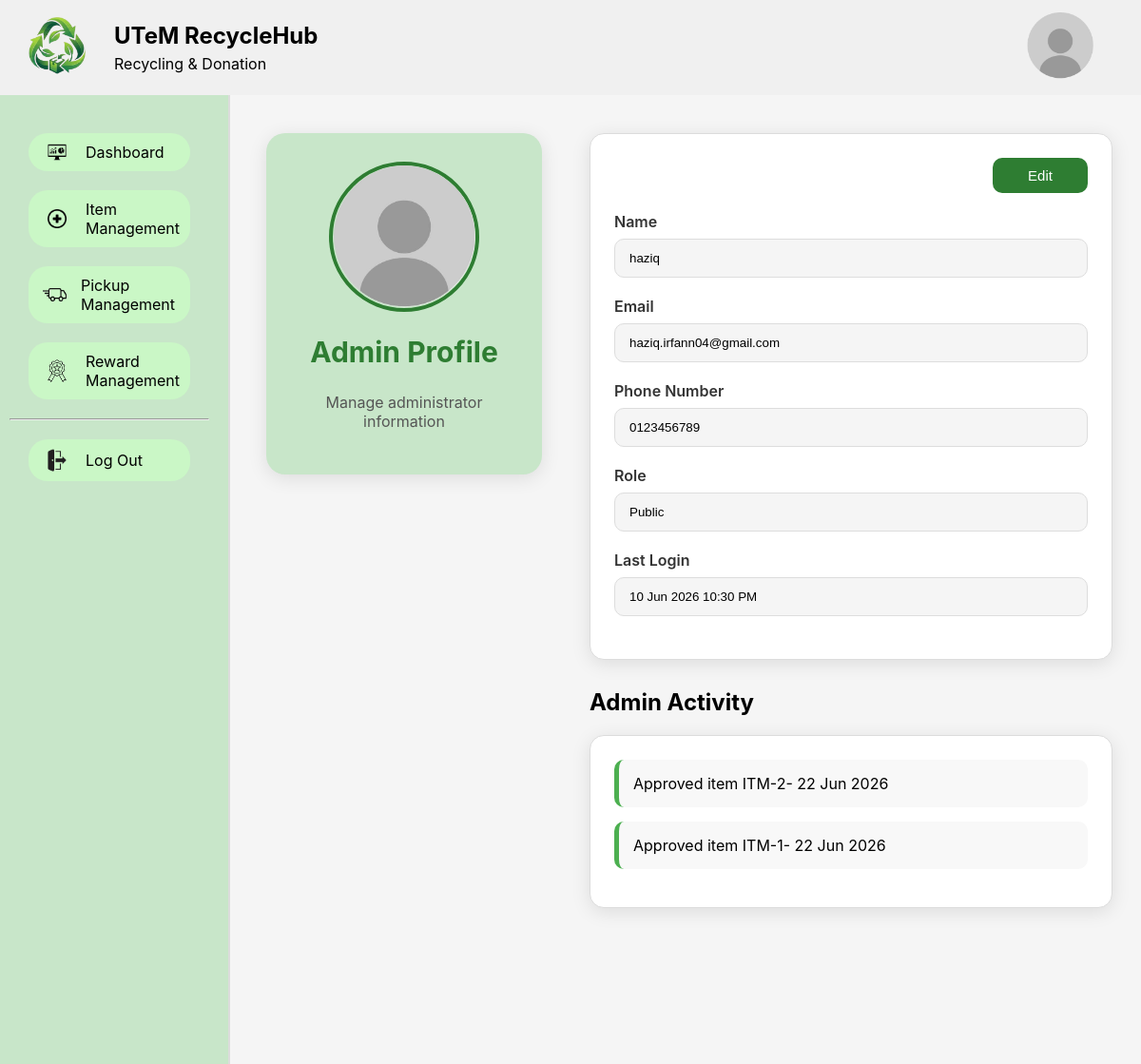
Screenshot of /page/Admin/profileAdmin.php (signed in) with the database file from the repository.
### tables this page shows
CREATE TABLE `user` (
  `UserId` varchar(15) NOT NULL,
  `Name` varchar(255) NOT NULL,
  `Email` varchar(100) NOT NULL,
  `Password` varchar(255) NOT NULL,
  `NoPhone` varchar(20) NOT NULL,
  `Points` int(10) NOT NULL DEFAULT 0,
  `Role` enum('Admin','Student(UTeM)','Staff(UTeM)','Public') NOT NULL
);

CREATE TABLE `activity` (
  `ActivityId` int(11) NOT NULL,
  `UserId` varchar(15) NOT NULL,
  `ActivityText` varchar(255) NOT NULL,
  `ActivityDate` datetime DEFAULT current_timestamp(),
  `ActivityType` varchar(20) DEFAULT NULL
);

### page/Admin/profileAdmin.php (the view, shortened to what this page needs)
<?php
include("../../inc/connect.php");
$success = "";
if (isset($_SESSION['success']))
{
    $success = $_SESSION['success'];
}
$email = $_SESSION['email'];
$sql = "SELECT * FROM user WHERE Email='$email'";
$result = $conn->query($sql);
$user = $result->fetch_assoc();
$adminId = $_SESSION['userid'];
$queryActivity = "
SELECT *
FROM activity
WHERE UserId = '$adminId'
AND ActivityType = 'Admin'
ORDER BY ActivityDate DESC
";
$resultActivity = mysqli_query($conn, $queryActivity);
?>
<!DOCTYPE html>
<html lang="en">
<head>
    <link rel="stylesheet" href="../../style/global.css">
    <link rel="stylesheet" href="../../style/admin/headerAdmin.css">
    <link rel="stylesheet" href="../../style/admin/sidebarAdmin.css">
    <link rel="stylesheet" href="../../style/admin/profileAdmin.css">
</head>
<body>
<?php
    include("headerAdmin.php");
    include("sidebarAdmin.php");
?>
    <div id="main">
        <div class="content">
            <div class="left-panel">
                <div class="gambar">
                    <img src="../../image/profile1.png" alt="Admin Profile">
                </div>
                <h2>Admin Profile</h2>
                <p>Manage administrator information</p>
            </div>
            <div class="right-panel">
                <div class="profil">
                    <div class="top">
                        <button type="button" onclick="editbtn()" id="editBtn">Edit</button>
                    </div>
                    <form action="profileAdmin.php" method="post">
                        <label>Name</label>
                        <input type="text" name="name" class="edit" value="<?= $user['Name'] ?>" readonly>
                        <label>Email</label>
                        <input type="email" name="email" value="<?= $_SESSION['email'] ?>" readonly>
                        <label>Phone Number</label>
                        <input type="text" name="phone" class="edit" value="<?= $user['NoPhone'] ?>" placeholder="---"
                            maxlength="11" oninput="this.value=this.value.replace(/[^0-9]/g, '')" inputmode="numeric" readonly>
                        <label>Role</label>
                        <input type="text" name="role" value="<?= $_SESSION['role'] ?>" readonly>
                        <label>Last Login</label>
                        <input type="text" value="10 Jun 2026 10:30 PM" readonly>
                    </form>
                </div>
                <h2>Admin Activity</h2>
                <div class="profil2">
                    <?php
                    if (mysqli_num_rows($resultActivity) > 0)
                    {
                        while ($activity = mysqli_fetch_assoc($resultActivity))
                        {
                    ?>
                            <div class="activity-box">
                                <?= $activity['ActivityText']; ?>-
                                <?= date('d M Y', strtotime($activity['ActivityDate'])); ?>
                            </div>
                    <?php
                        }
                    }
                    else
                    {
                    ?>
                        <div class="activity-box">
                            No activity found
                        </div>
                    <?php
                    }
                    ?>
                </div>
            </div>
        </div>
    </div>
<?php
if ($success != "")
{
?>
    <div id="alert" class="alert">
        <div class="popup-box"><br>
            <p><?= $success; ?></p> <br><br>
            <button onclick="closePopup()">OK</button>
        </div>
    </div>
<?php
}
?>
</body>
</html>

### style/global.css (style rules this page uses)
body { margin: 0; background-color: whitesmoke; font-family: -apple-system, BlinkMacSystemFont, "Segoe UI", Roboto, Helvetica, Arial, sans-serif; }

### style/admin/sidebarAdmin.css (style rules this page uses)
#main { display:flex; align-items:stretch; }

### style/admin/profileAdmin.css (style rules this page uses)
#main { display:flex; min-height:100vh; }
.content { display:flex; gap:50px; width:100%; margin-top:110px; margin-left:250px; padding:30px; box-sizing:border-box; }
.left-panel { width:250px; flex-shrink:0; background:#c8e6c9; border-radius:20px; padding:30px 20px; text-align:center; height:fit-content; box-shadow: 0 4px 20px rgba(0, 0, 0, 0.1); }
.gambar img { width:150px; height:150px; border-radius:50%; object-fit:cover; border:4px solid #2e7d32; }
.left-panel h2 { margin-top:20px; font-size:30px; color:#2e7d32; }
.left-panel p { margin-top:10px; color:#555; }
.right-panel { flex:1; min-width:0; }
.profil, .profil2 { background:white; border:1px solid #dcdcdc; box-shadow: 0 4px 20px rgba(0, 0, 0, 0.1); border-radius:15px; padding:25px; width:100%; box-sizing:border-box; }
.profil { margin-bottom:30px; }
.top { display:flex; justify-content:flex-end; margin-bottom:20px; }
.top button { border:none; background:#2e7d32; color: white; padding:10px 20px; border-radius:10px; width: 100px; cursor:pointer; font-size:15px; }
.profil label { display:block; margin-bottom:8px; font-weight:600; color:#333; }
.profil input, .profil textarea { width:100%; border:1px solid #ddd; border-radius:10px; padding:12px 15px; margin-bottom:20px; box-sizing:border-box; background-color: whitesmoke; }
.activity-box { background:#f8f8f8; border-left:5px solid #4caf50; border-radius:10px; padding:15px; margin-bottom:15px; }

### rows the page displays
user: name "haziq", phone "0123456789"
activity: ActivityText "Approved item ITM-2", ActivityDate "22 Jun 2026"
activity: ActivityText "Approved item ITM-1", ActivityDate "22 Jun 2026"
